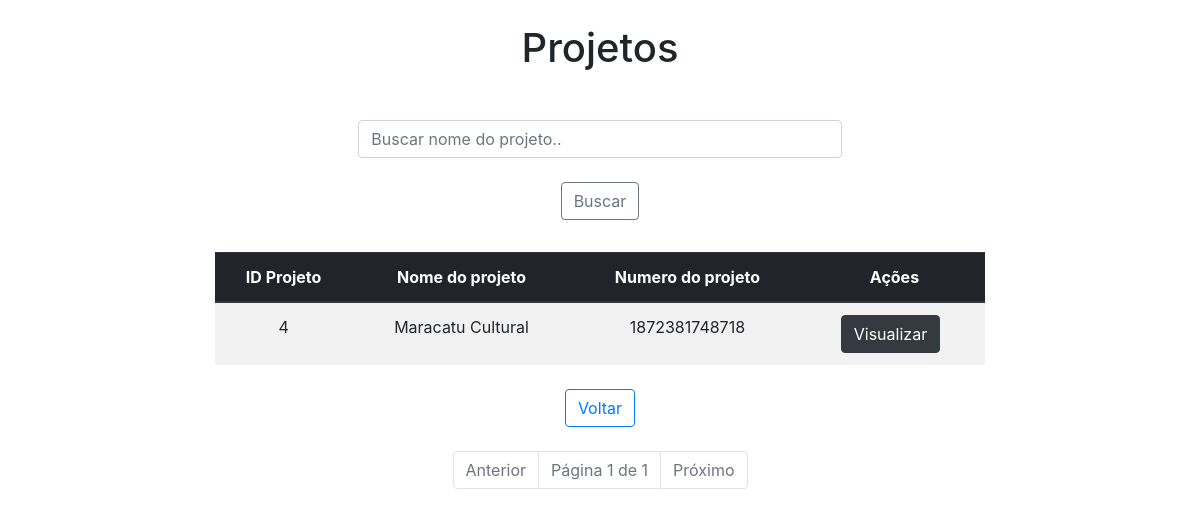
/projeto_html/ (signed in), run on an earlier commit of the app's database.
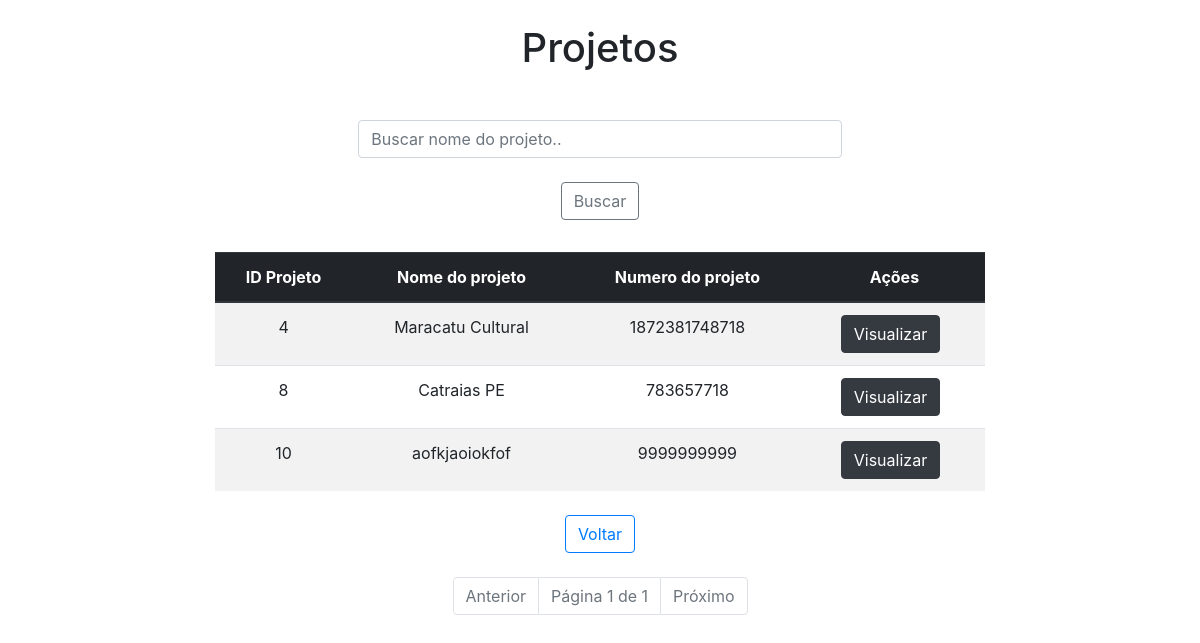
And on a later commit of the database.
### app/models.py (models this page shows, shortened)
class Projeto(models.Model):
    numero_projeto = models.CharField(max_length=30)
    numero_sei = models.CharField(max_length=21)
    numero_parcela = models.CharField(max_length=20)
    valor_solicitado = models.FloatField()
    titulo_projeto = models.CharField(max_length=100)
    status_transacao = models.CharField(max_length=100)
    transacao = models.ForeignKey(Transacao, on_delete=models.CASCADE)

### app/views.py (the view)
# urls.py: path("projeto_html/", projeto_html, name="projeto_html"),
@login_required
def projeto_html(request):
    search = request.GET.get('search')
    projeto_list = Projeto.objects.all()
    if search:
        projeto_list = projeto_list.filter(titulo_projeto__icontains=search)
    paginator = Paginator(projeto_list, 5)
    page = request.GET.get('page')
    try:
        projetos = paginator.page(page)
    except PageNotAnInteger:
        projetos = paginator.page(1)
    except EmptyPage:
        projetos = paginator.page(paginator.num_pages)
    return render(request, "projeto.html", {"projetos": projetos, "search_term": search})

### app/templates/projeto.html (shortened to what this page needs)
<!DOCTYPE html>
<html lang="en">
<head>
    <link rel="stylesheet" href="https://stackpath.bootstrapcdn.com/bootstrap/4.1.3/css/bootstrap.min.css">
</head>
<body>
    <div class="col-8 m-auto pt-4 pb-4 text-center">
        <h1>Projetos</h1> <br>
        <div class="col-8 m-auto pt-3 pb-2 text-center">
            <form method="get">
                <input type="text" id="search" name="search" class="form-control" placeholder="Buscar nome do projeto.."> <br>
                <button type="submit" class="btn btn-outline-secondary">Buscar</button>
            </form>
        </div>
        <br>
        <table class="table table-striped">
            <thead class="thead-dark">
                <tr>
                    <th scope="col">ID Projeto</th>
                    <th scope="col">Nome do projeto</th>
                    <th scope="col">Numero do projeto</th>
                    <th scope="col">Ações</th>
                </tr>
            </thead>
            <tbody>
                {% for projeto in projetos %}
                <tr>
                    <td>{{ projeto.id }}</td>
                    <td>{{ projeto.titulo_projeto }}</td>
                    <td>{{ projeto.numero_projeto }}</td>
                    <td>
                        <div class="btn-group" role="group">
                            <a href="{% url 'view_projeto' projeto.id %}" class="btn btn-dark mr-2 rounded">Visualizar</a>
                        </div>
                    </td>
                </tr>
                {% endfor %}
            </tbody>
        </table>
        <a href="{% url 'home' %}" class="btn btn-outline-primary mt-2">
             Voltar
        </a>
    </div>
<div class="container">
    <div class="row">
        <div class="col-md-12">
            <nav aria-label="Page navigation">
                <ul class="pagination justify-content-center">
                    {% if projetos.has_previous %}
                    <li class="page-item">
                        <a class="page-link" href="?page={{ projetos.previous_page_number }}{% if request.GET.search %}&search={{ request.GET.search }}{% endif %}">Anterior</a>
                    </li>
                    {% else %}
                    <li class="page-item disabled">
                        <span class="page-link">Anterior</span>
                    </li>
                    {% endif %}
                    <li class="page-item disabled">
                        <span class="page-link">Página {{ projetos.number }} de {{ projetos.paginator.num_pages }}</span>
                    </li>
                    {% if projetos.has_next %}
                    <li class="page-item">
                        <a class="page-link" href="?page={{ projetos.next_page_number }}{% if request.GET.search %}&search={{ request.GET.search }}{% endif %}">Próximo</a>
                    </li>
                    {% else %}
                    <li class="page-item disabled">
                        <span class="page-link">Próximo</span>
                    </li>
                    {% endif %}
                </ul>
            </nav>
        </div>
    </div>
</div>
</body>
</html>

What changed in the data, as far as the page shows it:
added Projeto: id "8", titulo_projeto "Catraias PE", numero_projeto "783657718"
added Projeto: id "10", titulo_projeto "aofkjaoiokfof", numero_projeto "9999999999"
